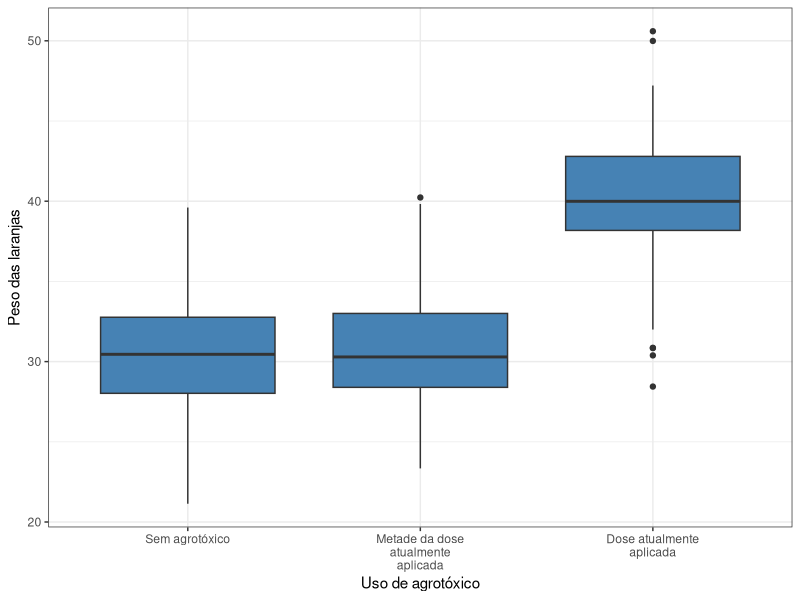
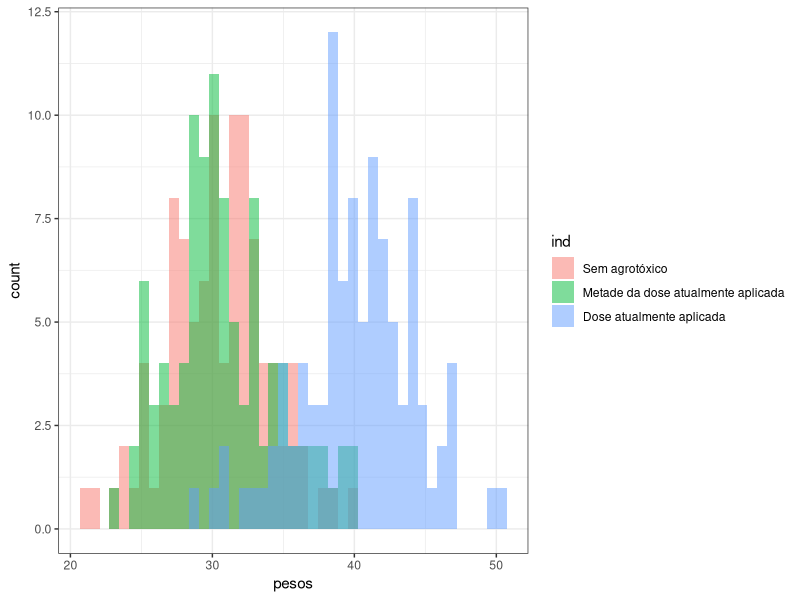
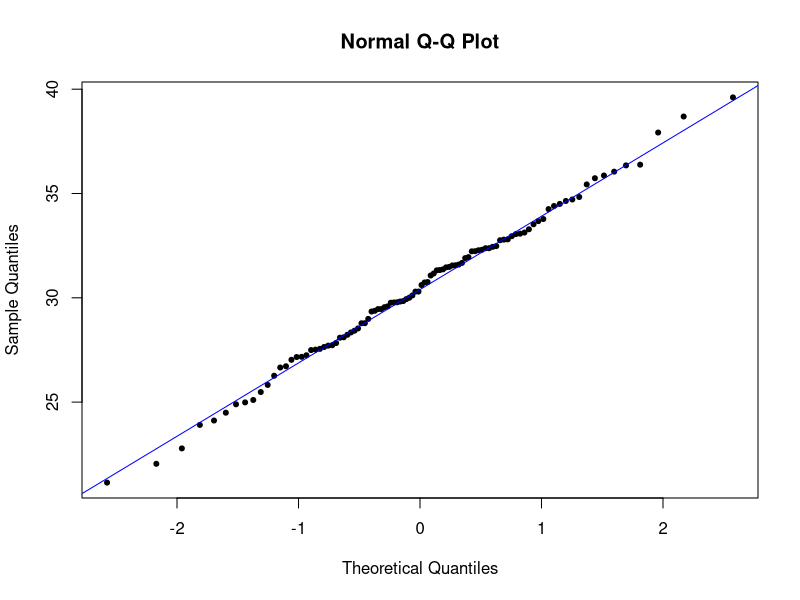
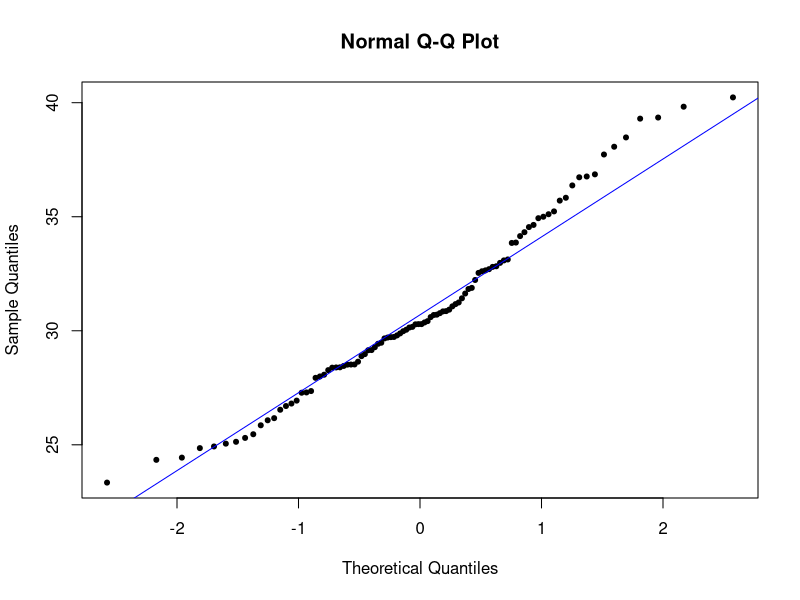
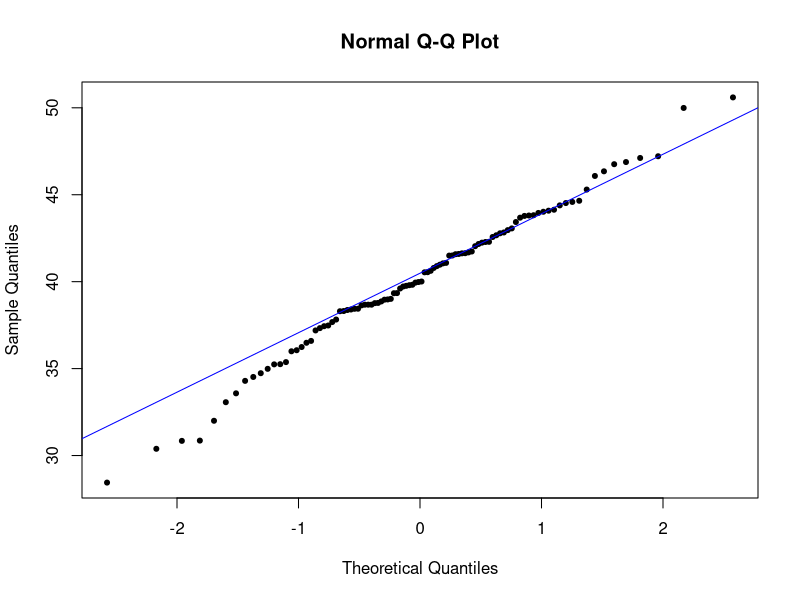

Generate these figures, in order, with R:
## ---- chunk 1
knitr::opts_chunk$set(echo = TRUE,message = F,error=F,fig.align = 'center')
## ---- chunk 2
require(dplyr)
require(ggplot2)
require(stringr)
base <- read.csv("base_3.csv",
                 stringsAsFactors = F)

## ---- chunk 3
base %>% 
  mutate(ind = factor(ind, 
                      labels = c("Sem agrotóxico", "Metade da dose atualmente aplicada",
                                 "Dose atualmente aplicada"))) %>% 
  ggplot(aes(x = ind, y = pesos)) + 
  geom_boxplot(fill = "steelblue") + 
  theme_bw() + 
  labs(x = "Uso de agrotóxico", y = "Peso das laranjas") + 
  scale_x_discrete(labels = function(x) str_wrap(x, width = 15))
## ---- chunk 4
base %>% 
  mutate(ind = factor(ind, 
                      labels = c("Sem agrotóxico", "Metade da dose atualmente aplicada",
                                 "Dose atualmente aplicada"))) %>% 
  ggplot(aes(x = pesos, fill = ind)) + 
  geom_histogram(binwidth=.7, alpha=0.5, position="identity") + 
  theme_bw()
## ---- chunk 5
base %>% 
  filter(ind == 1) %>% 
  pull(pesos) %>% 
  shapiro.test()
## ---- chunk 6
base %>% 
  filter(ind == 1) %>% 
  pull(pesos) %>% 
  qqnorm(pch = 20) 

base %>% 
  filter(ind == 1) %>% 
  pull(pesos) %>% 
  qqline(col = "blue")
## ---- chunk 7
base %>% 
  filter(ind == 2) %>% 
  pull(pesos) %>% 
  shapiro.test()
## ---- chunk 8
base %>% 
  filter(ind == 2) %>% 
  pull(pesos) %>% 
  qqnorm(pch = 20) 

base %>% 
  filter(ind == 2) %>% 
  pull(pesos) %>% 
  qqline(col = "blue")
## ---- chunk 9
base %>% 
  filter(ind == 3) %>% 
  pull(pesos) %>% 
  shapiro.test()
## ---- chunk 10
base %>% 
  filter(ind == 3) %>% 
  pull(pesos) %>% 
  qqnorm(pch = 20) 

base %>% 
  filter(ind == 3) %>% 
  pull(pesos) %>% 
  qqline(col = "blue")
## ---- chunk 11
kruskal.test(pesos~ind, data = base)
## ---- chunk 12
wilcox.test(base$pesos[base$ind == 1], base$pesos[base$ind == 2])
## ---- chunk 13
wilcox.test(base$pesos[base$ind == 1], base$pesos[base$ind == 3])
## ---- chunk 14
wilcox.test(base$pesos[base$ind == 2], base$pesos[base$ind == 3])
